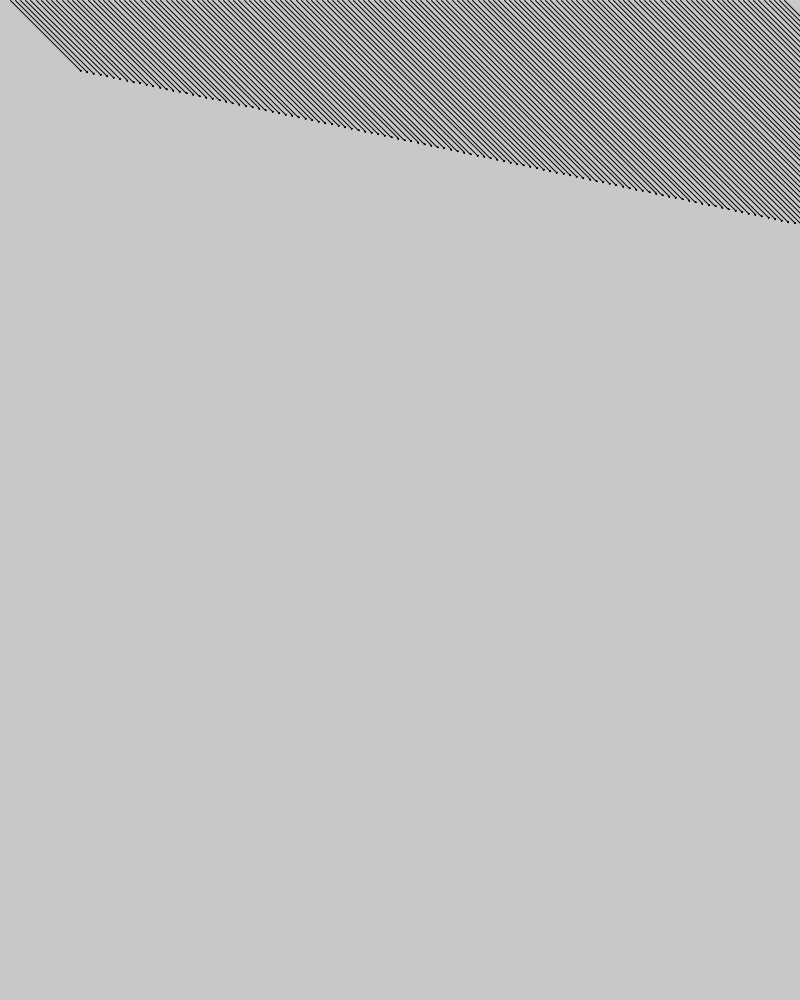
Frame 1 (no input)
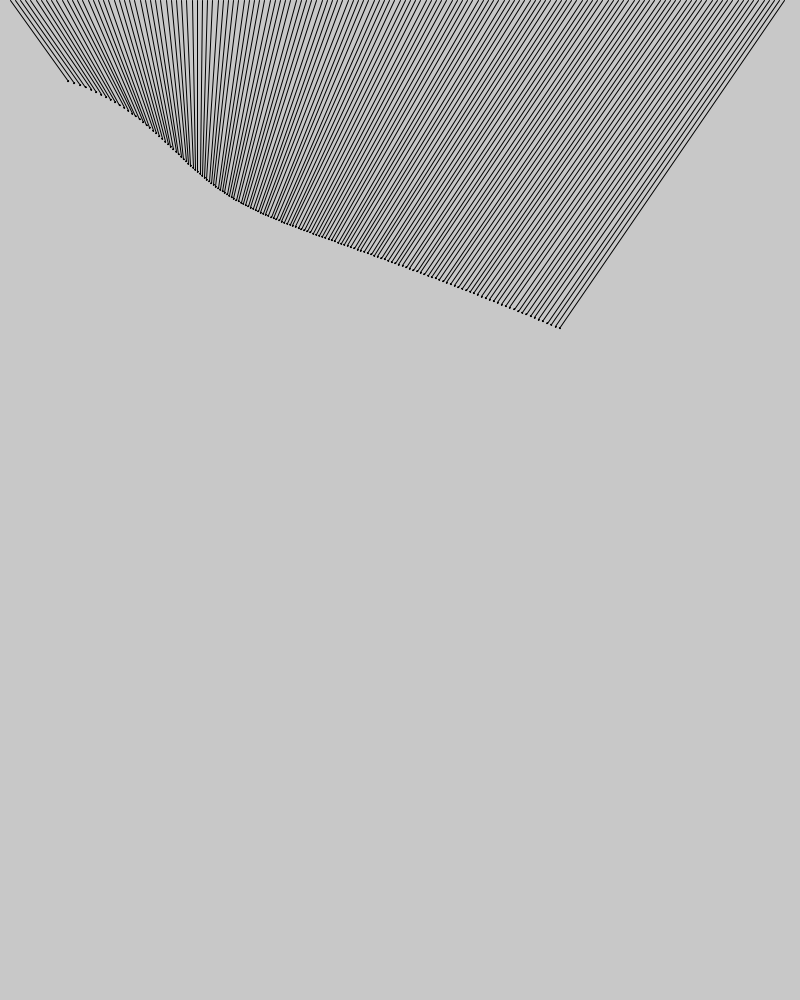
Frame 60 (the mouse pressed at the canvas centre just before this capture)
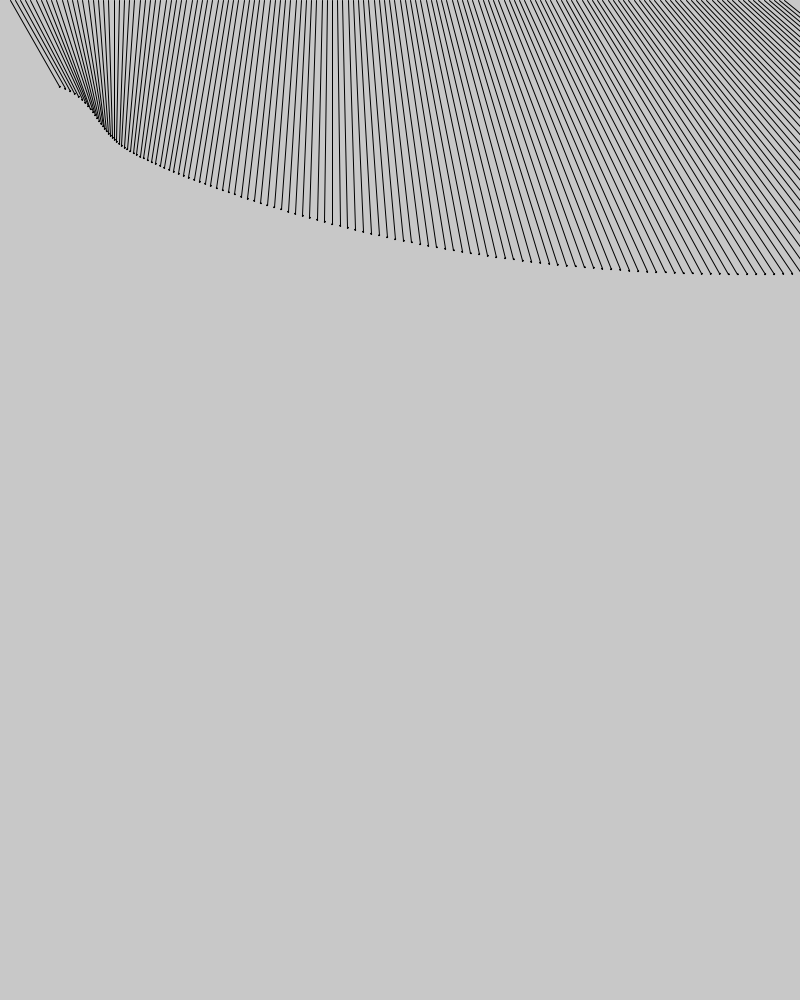
Frame 120 (the mouse held since frame 60 and released just before this capture)

The Processing sketch that drew these frames (run headless with seeded random() and noise(); from frame 60 on, the mouse is pressed at the canvas centre):

// Processing sketch: pendulumCurtain
// ── pendulumCurtain.pde
Pendulum[] pendulums;//one array list named pendulums have a bunch of Pendulum;

void setup() {
  size(800, 1000);
  smooth();
  pendulums = new Pendulum[150];
  for (int i=0; i<pendulums.length; i++) {
    pendulums[i] = new Pendulum(new PVector (map(i,0,pendulums.length,10,width-10), 0), (i+50)*2, 1);
  }
}

void draw() {
  background(200);
  for (Pendulum pendulums_ : pendulums) {
    pendulums_.update();
    pendulums_.render();
    pendulums_.gravity();
 
  if (mousePressed){
    float wind = .002;
    pendulums_.applyForce(wind);
  }
}
}

class Pendulum {
  PVector origin;
  PVector bob;
  float bobMass;
  float radius;
  float angle;
  float aVelocity;
  float aAcceleration;
  float friction =0.99;
  float G=1;
  
  Pendulum(PVector origin_,float radius_, float bobMass_) {
    bobMass = bobMass_;
    radius = radius_;
    angle= PI/4;
    aVelocity=0.0;
    aAcceleration=0.0;
    origin = origin_;  
    bob = new PVector(origin.x, radius);
  }

  void update() {
    bob.x = origin.x+sin(angle)*radius;
    bob.y= origin.y+cos(angle)*radius;
    line(bob.x, bob.y, origin.x, origin.y);
    ellipse(bob.x, bob.y, bobMass, bobMass);
  }

  void render () {
    aVelocity += aAcceleration;
    aVelocity *= friction;
    angle += aVelocity;
    aAcceleration *=0;//always reture to o value each frame;
  }


  void gravity() {
    float gravity = (-1*G/bob.y)*sin(angle);
    applyForce(gravity);
  }

  void applyForce(float f) {
    aAcceleration += f;
  }
}
